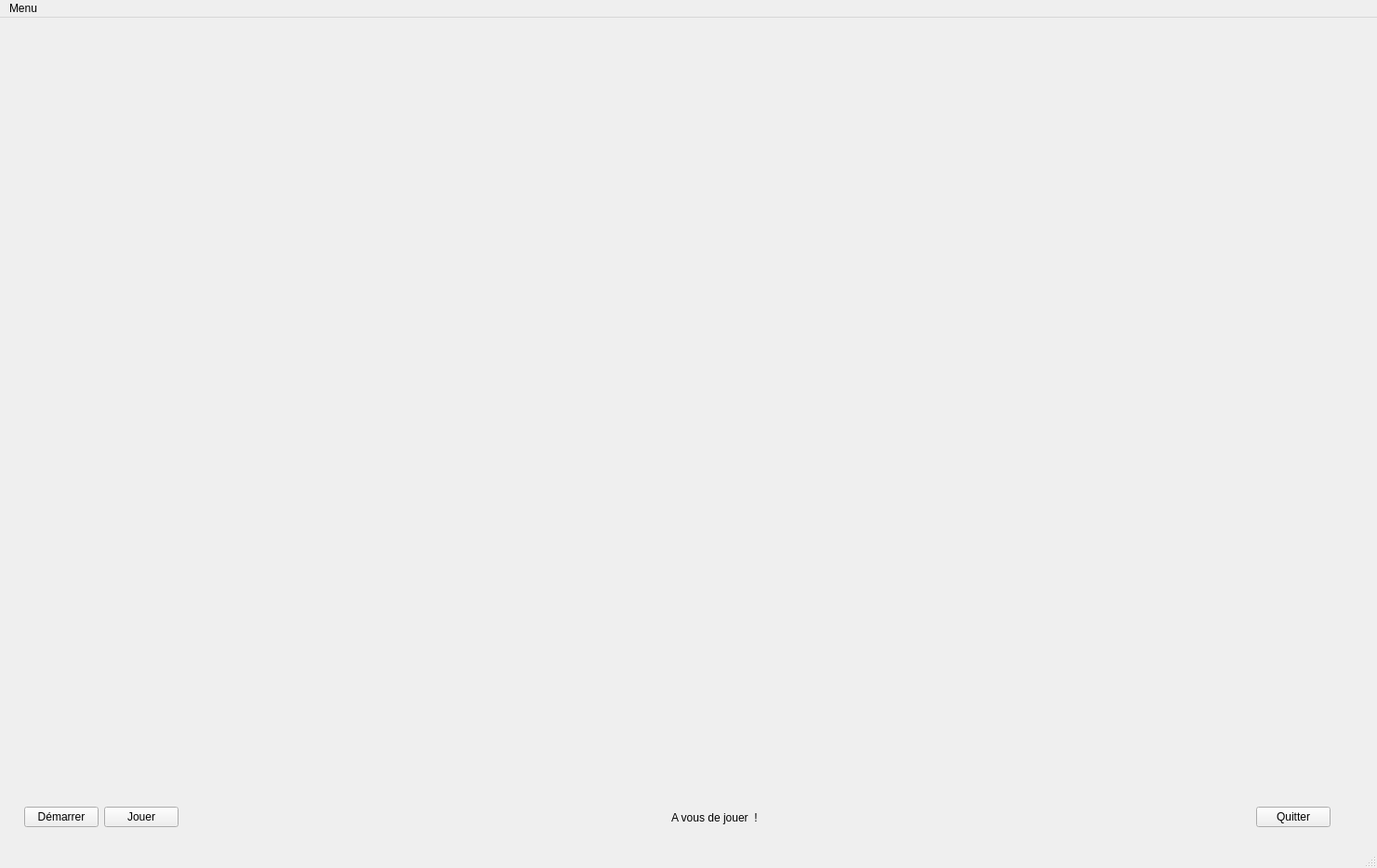
<?xml version="1.0" encoding="UTF-8"?>
<ui version="4.0">
 <class>mainWindow</class>
 <widget class="QMainWindow" name="mainWindow">
  <property name="windowModality">
   <enum>Qt::NonModal</enum>
  </property>
  <property name="geometry">
   <rect>
    <x>0</x>
    <y>0</y>
    <width>1481</width>
    <height>934</height>
   </rect>
  </property>
  <property name="windowTitle">
   <string>Table de billard</string>
  </property>
  <property name="windowIcon">
   <iconset>
    <normaloff>../../OneDrive - Ecole Nationale Supérieure de Techniques Avancées Bretagne/UE 2.4-projet/Sujet 05 - Billard/tablelogo.jpg</normaloff>../../OneDrive - Ecole Nationale Supérieure de Techniques Avancées Bretagne/UE 2.4-projet/Sujet 05 - Billard/tablelogo.jpg</iconset>
  </property>
  <property name="dockNestingEnabled">
   <bool>false</bool>
  </property>
  <widget class="QWidget" name="centralwidget">
   <widget class="QWidget" name="horizontalLayoutWidget">
    <property name="geometry">
     <rect>
      <x>20</x>
      <y>840</y>
      <width>1411</width>
      <height>41</height>
     </rect>
    </property>
    <layout class="QHBoxLayout" name="horizontalLayout_2">
     <item>
      <widget class="QWidget" name="Plateau" native="true"/>
     </item>
     <item>
      <widget class="QPushButton" name="Bouton_Demarrer">
       <property name="text">
        <string>Démarrer</string>
       </property>
      </widget>
     </item>
     <item>
      <widget class="QPushButton" name="Bouton_Jouer">
       <property name="text">
        <string>Jouer</string>
       </property>
      </widget>
     </item>
     <item>
      <spacer name="horizontalSpacer">
       <property name="orientation">
        <enum>Qt::Horizontal</enum>
       </property>
       <property name="sizeHint" stdset="0">
        <size>
         <width>40</width>
         <height>20</height>
        </size>
       </property>
      </spacer>
     </item>
     <item>
      <widget class="QLabel" name="label">
       <property name="text">
        <string>                                                                  A vous de jouer  !                                                                    </string>
       </property>
      </widget>
     </item>
     <item>
      <spacer name="Barredecommande">
       <property name="orientation">
        <enum>Qt::Horizontal</enum>
       </property>
       <property name="sizeHint" stdset="0">
        <size>
         <width>40</width>
         <height>20</height>
        </size>
       </property>
      </spacer>
     </item>
     <item>
      <widget class="QPushButton" name="Bouton_Quitter">
       <property name="text">
        <string>Quitter</string>
       </property>
      </widget>
     </item>
    </layout>
   </widget>
   <widget class="QWidget" name="con" native="true">
    <property name="geometry">
     <rect>
      <x>10</x>
      <y>10</y>
      <width>1421</width>
      <height>821</height>
     </rect>
    </property>
   </widget>
  </widget>
  <widget class="QMenuBar" name="menubar">
   <property name="geometry">
    <rect>
     <x>0</x>
     <y>0</y>
     <width>1481</width>
     <height>26</height>
    </rect>
   </property>
   <widget class="QMenu" name="menuMenu">
    <property name="title">
     <string>Menu</string>
    </property>
    <addaction name="actionQuitter"/>
   </widget>
   <addaction name="menuMenu"/>
  </widget>
  <widget class="QStatusBar" name="statusbar"/>
  <action name="actionQuitter">
   <property name="text">
    <string>Quitter</string>
   </property>
  </action>
 </widget>
 <resources/>
 <connections>
  <connection>
   <sender>Bouton_Quitter</sender>
   <signal>clicked()</signal>
   <receiver>mainWindow</receiver>
   <slot>close()</slot>
   <hints>
    <hint type="sourcelabel">
     <x>1089</x>
     <y>589</y>
    </hint>
    <hint type="destinationlabel">
     <x>235</x>
     <y>269</y>
    </hint>
   </hints>
  </connection>
  <connection>
   <sender>actionQuitter</sender>
   <signal>triggered()</signal>
   <receiver>mainWindow</receiver>
   <slot>close()</slot>
   <hints>
    <hint type="sourcelabel">
     <x>-1</x>
     <y>-1</y>
    </hint>
    <hint type="destinationlabel">
     <x>235</x>
     <y>269</y>
    </hint>
   </hints>
  </connection>
 </connections>
</ui>
